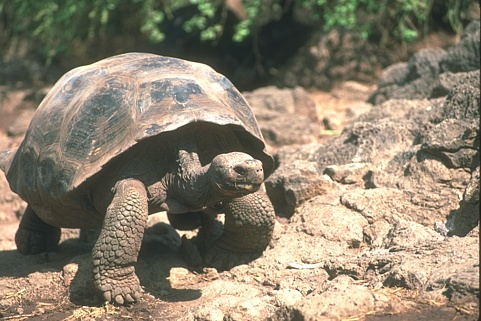
#> input picture data/BSDS500/images/test/103006.jpg, 481 x 321 px; its folder holds only this picture in this run
$ python run_experiment.py --data-root ../data/BSDS500/images/test --output-root out.png   (older library calls are emulated)
#> lines starting #> are read from the running program, lines starting #| are printed output that depends on the picture
### scripts/methods.py
"""
methods.py — All edge detection methods for the A-GWi paper (self-contained)
Author: Kukuh Yudhistiro, 2026

This paper is self-contained and does NOT depend on any Paper 1 files.
All six methods are implemented here:
    - A-GWi  (proposed): per-pixel adaptive imaginary Gabor (SVC)
    - GWi    (static imaginary Gabor)
    - GWC    (static complex Gabor)
    - Canny
    - Sobel
    - PC     (Phase Congruency, requires phasepack)

Conventions (kept internally consistent):
    - Gabor parameterized by wavelength (lambda); sigma = 0.56 * lambda
    - gamma = 0.5 aspect ratio
    - 8 orientations at 22.5 deg
    - imaginary kernels use sin; complex uses cos+sin
    - magnitude: |response| (GWi/A-GWi) or sqrt(re^2+im^2) (GWC)
    - max-pool across orientations
    - preprocessing: BT.601 grayscale, histogram equalization, /255

Numba is REQUIRED for A-GWi speed. Falls back to slow NumPy if absent.
"""

from __future__ import annotations

import time
from dataclasses import dataclass

import numpy as np
import cv2
from scipy import ndimage

try:
    from numba import jit, prange
    NUMBA_AVAILABLE = True
except ImportError:
    NUMBA_AVAILABLE = False
    # [4 lines left out: function jit, not called in this run]
    prange = range

try:
    from phasepack import phasecong
    HAS_PHASEPACK = True
except ImportError:
    HAS_PHASEPACK = False


ORIENTATIONS_8 = [0, 22.5, 45, 67.5, 90, 112.5, 135, 157.5]


# ============================================================================
# Preprocessing
# ============================================================================
def preprocess(image_path):
    """BT.601 grayscale, histogram equalization, normalize to [0,1]."""
    img = cv2.imread(str(image_path), cv2.IMREAD_COLOR)
#> img is the input picture: shape (321, 481, 3); mean B, G, R 110.6, 129.6, 140.2
    if img is None:
        raise FileNotFoundError(f"Cannot load: {image_path}")
    b, g, r = cv2.split(img)
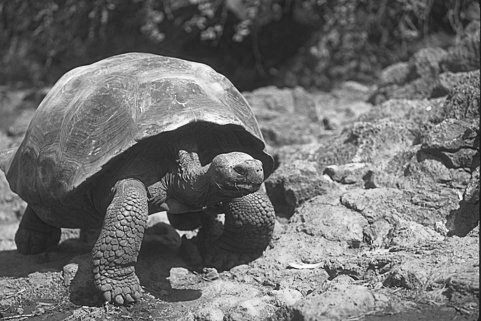
#> b: shape (321, 481); min 12, max 255, mean 110.6
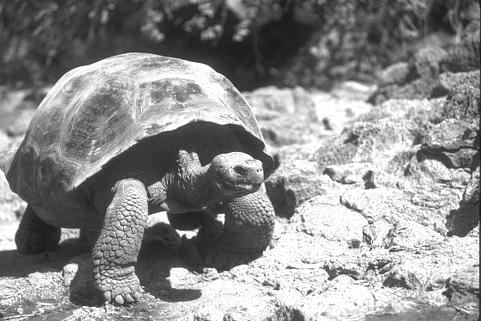
#> r: shape (321, 481); min 27, max 255, mean 140.2
    gray = (0.299 * r.astype(np.float64) +
            0.587 * g.astype(np.float64) +
            0.114 * b.astype(np.float64))
    gray_u8 = np.clip(gray, 0, 255).astype(np.uint8)
    eq = cv2.equalizeHist(gray_u8)
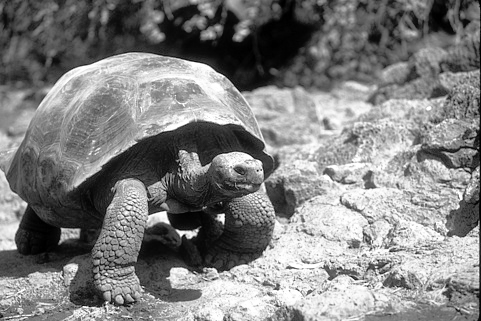
#> eq: shape (321, 481); min 0, max 255, mean 128.2
    return eq.astype(np.float64) / 255.0, gray_u8


# ============================================================================
# Static Gabor kernels (GWi, GWC)
# ============================================================================
# [78 lines left out: functions gabor_imaginary, gabor_complex, run_canny, run_sobel, run_pc, run_gwc and 1 more, not called in this run]


# ============================================================================
# A-GWi (proposed): adaptive imaginary Gabor, per-pixel SVC
# f0-based formulation (matches Paper 2 draft AND user's proven experiment).
#   dense  (rho->1): f0->f_max (high freq), sigma small  -> sharp boundary
#   sparse (rho->0): f0->f_min (low freq),  sigma large  -> broad structure
#   sigma = (1/(pi*f0)) * sqrt(ln2/2)   [Gabor bandwidth relation]
# Fixed kernel size (default 7), aspect ratio gamma=0.5.
# ============================================================================
@dataclass
class AGWiParams:
    f_min: float = 0.05
    f_max: float = 0.45
    k_steepness: float = 25.0
    n_orientations: int = 8
    aspect: float = 0.5          # sigma_y = sigma_x / aspect
    kernel_size: int = 7
    sobel_ksize: int = 5
    density_blur: int = 5


def estimate_density(image_norm, sobel_ksize=5, blur_ksize=5):
    gx = cv2.Sobel(image_norm, cv2.CV_64F, 1, 0, ksize=sobel_ksize)
    gy = cv2.Sobel(image_norm, cv2.CV_64F, 0, 1, ksize=sobel_ksize)
    energy = np.sqrt(gx ** 2 + gy ** 2)
    rho = cv2.normalize(energy, None, 0, 1, cv2.NORM_MINMAX)
    rho = cv2.GaussianBlur(rho, (blur_ksize, blur_ksize), 0)
    return rho.astype(np.float64)


# [7 lines left out: function estimate_density_variance, not called in this run]


@jit(nopython=True, cache=True, parallel=True)
def _agwi_svc(image_padded, rho_L, H, W, ksize, n_orient,
              k_s, f_min, f_max, aspect):
    """Per-pixel adaptive imaginary Gabor SVC (f0 formulation)."""
    half_k = ksize // 2
    output = np.zeros((H, W))
    step = np.pi / n_orient
    for r in prange(H):
        for c in range(W):
            rho = rho_L[r, c]
            # Adaptive frequency (sigmoid): dense -> high f0
            f_sig = 1.0 / (1.0 + np.exp(-k_s * (rho - 0.5)))
            f0 = f_min + (f_max - f_min) * f_sig
            # Adaptive scale: inverse to frequency (Gabor bandwidth)
            sigma_a = (1.0 / (np.pi * f0)) * np.sqrt(np.log(2.0) / 2.0)
            sigma_x = sigma_a
            sigma_y = sigma_a / aspect
            max_mag = 0.0
            for o in range(n_orient):
                theta = o * step
                cos_t = np.cos(theta)
                sin_t = np.sin(theta)
                response = 0.0
                for xi in range(ksize):
                    for yi in range(ksize):
                        x = xi - half_k + 0.0
                        y = yi - half_k + 0.0
                        xp = x * cos_t + y * sin_t
                        yp = -x * sin_t + y * cos_t
                        gauss = np.exp(-0.5 * (xp ** 2 / sigma_x ** 2
                                              + yp ** 2 / sigma_y ** 2))
                        kval = gauss * np.sin(2.0 * np.pi * f0 * xp)
                        response += image_padded[r + xi, c + yi] * kval
                m = abs(response)
                if m > max_mag:
                    max_mag = m
            output[r, c] = max_mag
    return output


def run_agwi(gray_f, params=None, rho_L=None, density_method='sobel'):
    if params is None:
        params = AGWiParams()
    H, W = gray_f.shape
    t0 = time.perf_counter()
    if rho_L is None:
        if density_method == 'variance':
            rho_L = estimate_density_variance(gray_f, params.sobel_ksize,
                                              params.density_blur)
        else:
            rho_L = estimate_density(gray_f, params.sobel_ksize,
                                     params.density_blur)
    half_k = params.kernel_size // 2
    padded = cv2.copyMakeBorder(gray_f.astype(np.float64),
                                half_k, half_k, half_k, half_k,
                                cv2.BORDER_REFLECT)
    mag = _agwi_svc(padded, rho_L, H, W,
                    params.kernel_size, params.n_orientations,
                    params.k_steepness, params.f_min, params.f_max,
                    params.aspect)
    rt = time.perf_counter() - t0
    return mag, rt


def warmup_agwi(params=None):
    if NUMBA_AVAILABLE:
        _ = run_agwi(np.random.rand(16, 16), params)
        return True
    return False


# ============================================================================
# Dispatcher
# ============================================================================
def run_method(method_name, gray_f, gray_u8, agwi_params=None,
               density_method='sobel'):
    """Returns (magnitude_raw, runtime_s). Magnitude is NOT normalized."""
    if method_name == 'AGWi':
        return run_agwi(gray_f, agwi_params, density_method=density_method)
    elif method_name == 'GWi':
        return run_gwi(gray_f)
    elif method_name == 'GWC':
        return run_gwc(gray_f)
    elif method_name == 'Canny':
        return run_canny(gray_u8)
    elif method_name == 'Sobel':
        return run_sobel(gray_f)
    elif method_name == 'PC':
        return run_pc(gray_f)
    else:
        raise ValueError(f"Unknown method: {method_name}")

### scripts/run_experiment.py
"""
run_experiment.py — Self-contained experiment runner for the A-GWi paper
Author: Kukuh Yudhistiro, 2026

Generates edge maps for all 6 methods on BSDS500 and UDED, in a layout
the bundled evaluate.py understands. No dependency on Paper 1.

Output:
    output/<dataset>/<method>/<image_id>.png   (8-bit magnitude)
    runtime_logs/runtime.csv

Workflow:
    python run_experiment.py --data-root ./data --output-root ./output \
        --datasets BSDS500 UDED --methods AGWi GWi GWC Canny Sobel PC

    python evaluate.py --data-root ./data --output-root ./output \
        --results-dir ./eval_results --datasets BSDS500 UDED \
        --methods AGWi GWi GWC Canny Sobel PC --n-thresholds 99

Single-threaded for fair runtime comparison.
"""

from __future__ import annotations

import os
os.environ["OMP_NUM_THREADS"] = "1"
os.environ["OPENBLAS_NUM_THREADS"] = "1"
os.environ["MKL_NUM_THREADS"] = "1"
os.environ["NUMBA_NUM_THREADS"] = "1"

import argparse
import csv
import time
from pathlib import Path

import cv2
cv2.setNumThreads(1)
import numpy as np
from PIL import Image

from methods import (
    preprocess, run_method, warmup_agwi, AGWiParams,
    NUMBA_AVAILABLE, HAS_PHASEPACK,
)


DATASET_LAYOUT = {
    "BSDS500": {"img_dir": "BSDS500/images/test", "img_ext": "*.jpg"},
    "UDED": {"img_dir": "UDED/imgs", "img_ext": "*.jpg"},
    "BIPED": {"img_dir": "BIPED/edges/imgs/test", "img_ext": "*.jpg"},
}

ALL_METHODS = ["AGWi", "GWi", "GWC", "Canny", "Sobel", "PC"]


def save_magnitude_png(magnitude, out_path):
    out_path.parent.mkdir(parents=True, exist_ok=True)
    mn, mx = magnitude.min(), magnitude.max()
    norm = (magnitude - mn) / (mx - mn) if mx > mn else np.zeros_like(magnitude)
    Image.fromarray((norm * 255).astype(np.uint8)).save(str(out_path))


def find_images(data_root, dataset, max_images=None):
    layout = DATASET_LAYOUT[dataset]
    img_dir = data_root / layout["img_dir"]
    if not img_dir.exists():
        return []
    paths = sorted(img_dir.glob(layout["img_ext"]))
    if not paths:
        for ext in ["*.png", "*.jpeg", "*.JPG"]:
            paths.extend(sorted(img_dir.glob(ext)))
        seen, uniq = set(), []
        for p in paths:
            if p.stem not in seen:
                seen.add(p.stem)
                uniq.append(p)
        paths = sorted(uniq)
    if max_images:
        paths = paths[:max_images]
    return paths


def main():
    parser = argparse.ArgumentParser()
    parser.add_argument("--data-root", type=Path, required=True)
    parser.add_argument("--output-root", type=Path, required=True)
    parser.add_argument("--datasets", nargs="+", default=["BSDS500", "UDED"])
    parser.add_argument("--methods", nargs="+", default=ALL_METHODS)
    parser.add_argument("--max-images", type=int, default=None)
    parser.add_argument("--runtime-csv", type=Path,
                        default=Path("runtime_logs/runtime.csv"))
    # A-GWi ablation knobs
    parser.add_argument("--f-min", type=float, default=0.05)
    parser.add_argument("--f-max", type=float, default=0.45)
    parser.add_argument("--k-steepness", type=float, default=25.0)
    parser.add_argument("--density", choices=["sobel", "variance"],
                        default="sobel")
    parser.add_argument("--agwi-name", default="AGWi",
                        help="Output folder for A-GWi (e.g. AGWi_lmax10 for ablation)")
    args = parser.parse_args()

    agwi_params = AGWiParams(
        f_min=args.f_min,
        f_max=args.f_max,
        k_steepness=args.k_steepness,
    )

    print("=" * 72)
    print("A-GWi Paper: Edge Map Generation")
    print("=" * 72)
    print(f"  Numba: {NUMBA_AVAILABLE} | phasepack: {HAS_PHASEPACK}")
    print(f"  Methods: {args.methods}")
    print(f"  A-GWi: f0=[{args.f_min},{args.f_max}], "
          f"k_s={args.k_steepness}, density={args.density}")
    if not NUMBA_AVAILABLE:
        print("  [WARNING] Numba missing -> A-GWi very slow. pip install numba")
    if "PC" in args.methods and not HAS_PHASEPACK:
        print("  [WARNING] phasepack missing -> PC will be skipped")
        args.methods = [m for m in args.methods if m != "PC"]

    print("\nWarming up Numba JIT...")
    warmup_agwi(agwi_params)

    args.runtime_csv.parent.mkdir(parents=True, exist_ok=True)
    rt_rows = []

    for dataset in args.datasets:
        if dataset not in DATASET_LAYOUT:
            print(f"[WARN] Unknown dataset {dataset}")
            continue
        paths = find_images(args.data_root, dataset, args.max_images)
        if not paths:
            print(f"[WARN] No images for {dataset}")
            continue
        print(f"\n[{dataset}] {len(paths)} images")

        # Preprocess once per image, reuse for all methods
        for method in args.methods:
            folder = args.agwi_name if method == "AGWi" else method
            out_dir = args.output_root / dataset / folder
            times = []
            ds_t0 = time.perf_counter()

            for i, img_path in enumerate(paths, 1):
                gray_f, gray_u8 = preprocess(img_path)
                try:
                    mag, rt = run_method(
                        method, gray_f, gray_u8,
                        agwi_params=agwi_params,
                        density_method=args.density
                    )
#> call 2 of run_agwi, with density_method = 'sobel'
#> call 2 of estimate_density, with sobel_ksize = 5, blur_ksize = 5
#> in estimate_density (call 2), `gx = cv2.Sobel(image_norm, cv2.CV_64F, 1, 0, ksize=sobel_ksize)`:
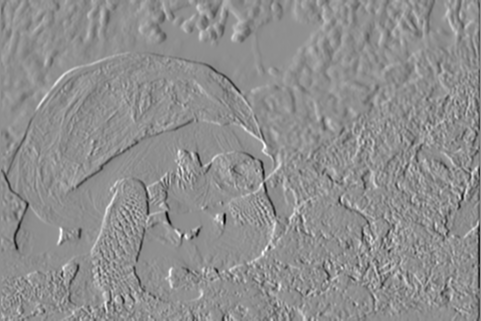
#> gx: shape (321, 481) float64; min -41.69, max 32.54, mean -0.1; drawn with min black and max white
#> in estimate_density (call 2), `gy = cv2.Sobel(image_norm, cv2.CV_64F, 0, 1, ksize=sobel_ksize)`:
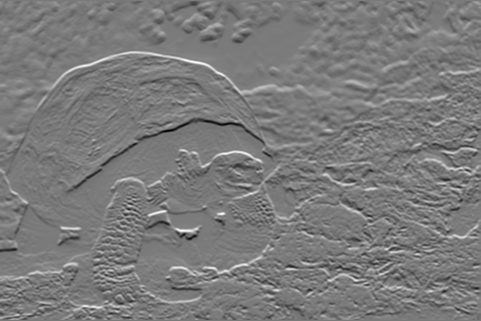
#> gy: shape (321, 481) float64; min -39.27, max 42.21, mean 0.1; drawn with min black and max white
#> in estimate_density (call 2), `rho = cv2.GaussianBlur(rho, (blur_ksize, blur_ksize), 0)`:
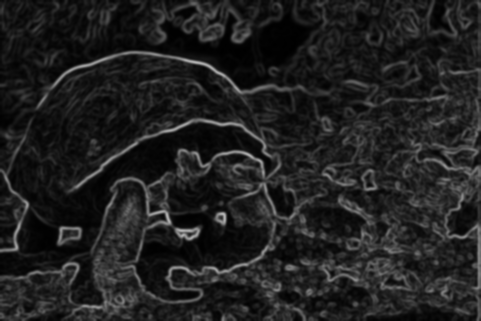
#> rho: shape (321, 481) float64; min 0.00166, max 0.706, mean 0.129
#> in run_agwi (call 2), `padded = cv2.copyMakeBorder(gray_f.astype(np.float64), half_k, half_k,..`:
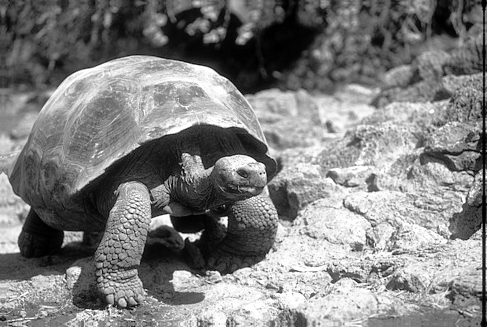
#> padded: shape (327, 487) float64; min 0, max 1, mean 0.501
                except Exception as e:
                    print(f"  [ERR] {method}/{img_path.stem}: {e}")
                    continue
                save_magnitude_png(mag, out_dir / f"{img_path.stem}.png")
                times.append(rt)
                rt_rows.append({
                    "dataset": dataset, "method": folder,
                    "image_id": img_path.stem,
                    "height": gray_f.shape[0], "width": gray_f.shape[1],
                    "runtime_s": f"{rt:.6f}", "status": "OK",
                })
                if i % 25 == 0 or i == len(paths):
                    el = time.perf_counter() - ds_t0
                    rate = i / el if el > 0 else 0
                    eta = (len(paths) - i) / rate if rate > 0 else 0
                    print(f"  {method}: {i}/{len(paths)} "
                          f"(mean {np.mean(times)*1000:.0f} ms, "
                          f"ETA {eta/60:.1f} min)")

            if times:
                print(f"  [{method}] mean={np.mean(times)*1000:.1f} ms, "
                      f"total={np.sum(times):.1f} s")

    with open(args.runtime_csv, "w", newline="", encoding="utf-8") as f:
        fields = ["dataset", "method", "image_id", "height", "width",
                  "runtime_s", "status"]
        w = csv.DictWriter(f, fieldnames=fields)
        w.writeheader()
        w.writerows(rt_rows)
    print(f"\n[OK] Runtime log: {args.runtime_csv}")
    print("\nNext: run evaluate.py to compute ODS/OIS/AP")


if __name__ == "__main__":
#> (the run stopped early here; a loop or call above may not have finished)
